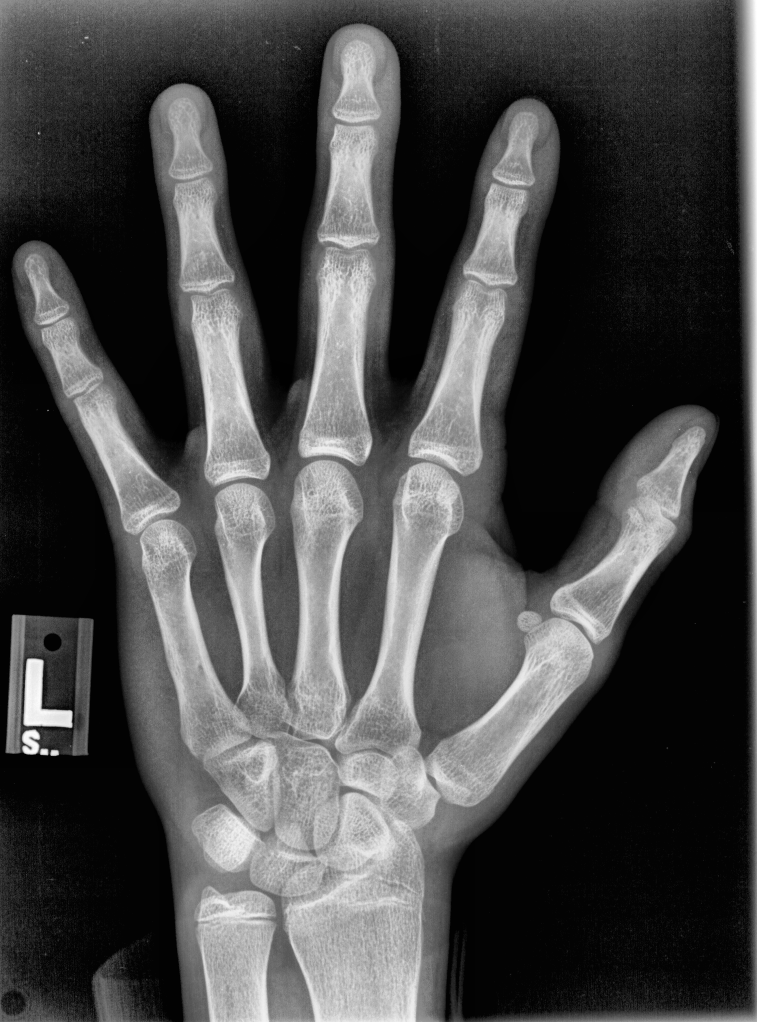
#> input picture RestNet18/util/1589.png, 1514 x 2044 px, given as the content of the folder 1589.png, which was not available (shown at 1/2 size)
$ python -i Data-preprocessing.py   (imports and definitions only)
#> lines starting #> are read from the running program, lines starting #| are printed output that depends on the picture; pictures that were not available may be replaced by others from this repository, and a replacement may not be noted
import os
import cv2
import numpy as np
import random
import imutils


def image_Hist(img):
    img = cv2.cvtColor(img, cv2.COLOR_BGR2GRAY)
    clahe = cv2.createCLAHE(clipLimit=3.0, tileGridSize=(1, 1))
    equalized = clahe.apply(img)
    return equalized

#扩充：找到中心点，及最大边长，沿着最大边长的两边扩充
def paste_image_on_canvas(img3):

    img = cv2.resize(img3, (224, 224))
    return img

# 随机旋转
def img_return(img):
    num = random.randint(-45, 45)
    rot1 = imutils.rotate(img, angle=num)
    return rot1

def img_save(org_path, save_path):
#> called with org_path = '1589.png', save_path = 'out.png'
    foldDic = {}
    className = os.listdir(org_path)
    train_txt = 'D:/AIdata/gutou/arthrosis/train_labels'
    for name in className:
        img_path = org_path + '\\' + name
        #print(img_path)
        img_path_name = os.listdir(img_path)
        foldDic[name] = img_path_name

    for key, value in foldDic.items():
        if not os.path.exists(train_txt):
            os.makedirs(train_txt)
        list_file = open(f'{train_txt}/{key}.txt', 'w')
        for i in foldDic[key]:
            imgPath = os.path.join(org_path, key, i)
            savePath = os.path.join(save_path, key, i)
            imgPathName = os.listdir(imgPath)
            for name in imgPathName:
                if not os.path.exists(savePath):
                    os.makedirs(savePath)
                img = cv2.imread(os.path.join(imgPath, name))
#> img is the input picture: shape (2044, 1514, 3); min 1, max 255, mean 72.5
                square_img = paste_image_on_canvas(img)
#> in paste_image_on_canvas, `img = cv2.resize(img3, (224, 224))`:
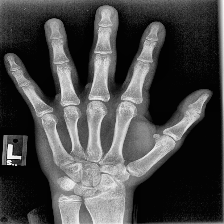
#> img: shape (224, 224, 3); min 1, max 251, mean 72.4
                for j in range(5):
                    ro1 = img_return(square_img)
                    equalized = image_Hist(ro1)
                    cv2.imwrite(f'{savePath}/{j}{name}', equalized)
                    list_file.write(f'{savePath}/{j}{name} {i}\n')
#> this loop made 5 passes
#> pass 1, in img_return, `rot1 = imutils.rotate(img, angle=num)`:
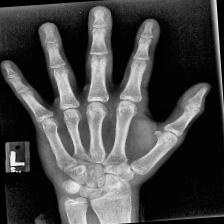
#> rot1: shape (224, 224, 3); min 0, max 250, mean 70.1
#> pass 1, in image_Hist, `equalized = clahe.apply(img)`:
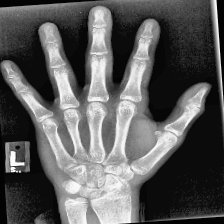
#> equalized: shape (224, 224); min 3, max 254, mean 90.7
#> pass 2, in img_return (call 2), `rot1 = imutils.rotate(img, angle=num)`:
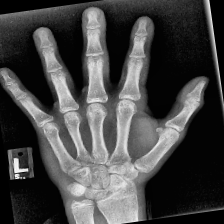
#> rot1: shape (224, 224, 3); min 0, max 250, mean 68.8
#> after the loop:
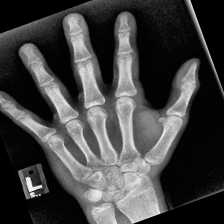
#> ro1: shape (224, 224, 3); min 0, max 250, mean 66.3
                #print(name)


# [4 lines not run here, left out]

>>> result = img_save('1589.png', 'out.png')

$ run again, on RestNet18/util/DIP_110165.png
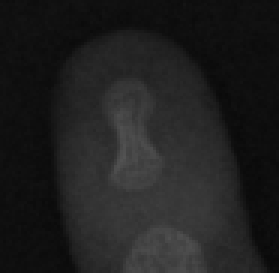
#> input picture RestNet18/util/DIP_110165.png, 93 x 91 px, given as the content of the folder DIP_110165.png, which was not available (shown 3 times larger)
#> in img_save, img is the input picture: shape (91, 93, 3); min 9, max 83, mean 31.5
#> the loop in img_save, `for j in range(5):` made 5 passes
#> pass 1, in image_Hist, `equalized = clahe.apply(img)`:
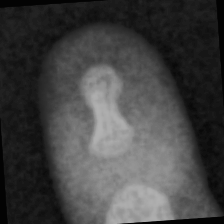
#> equalized: shape (224, 224); min 3, max 178, mean 66.6
#> after the loop in img_save, `for j in range(5):`:
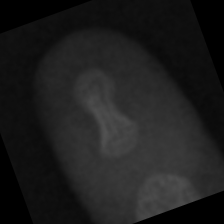
#> ro1: shape (224, 224, 3); min 0, max 81, mean 29.4
